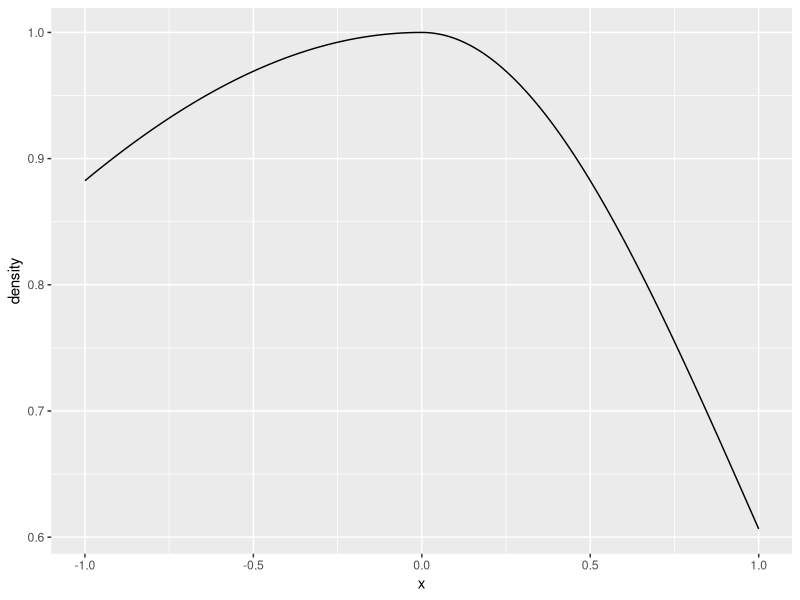
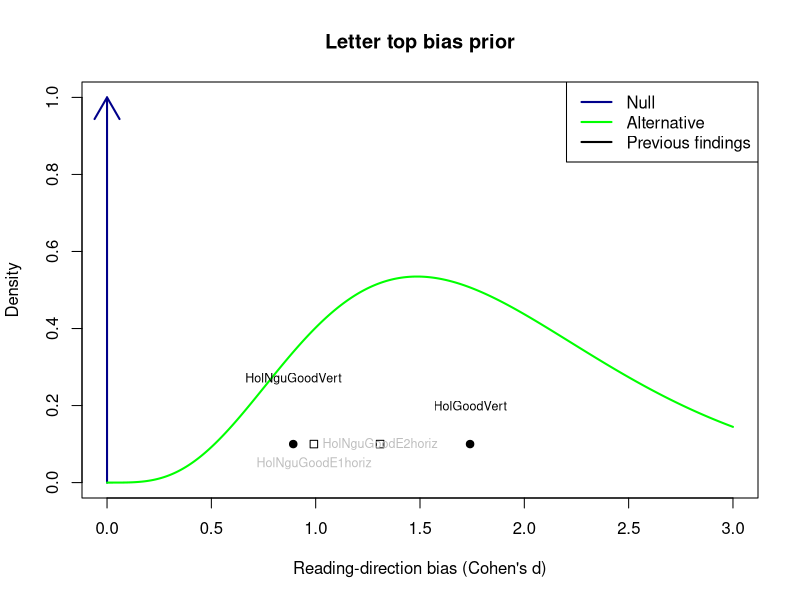
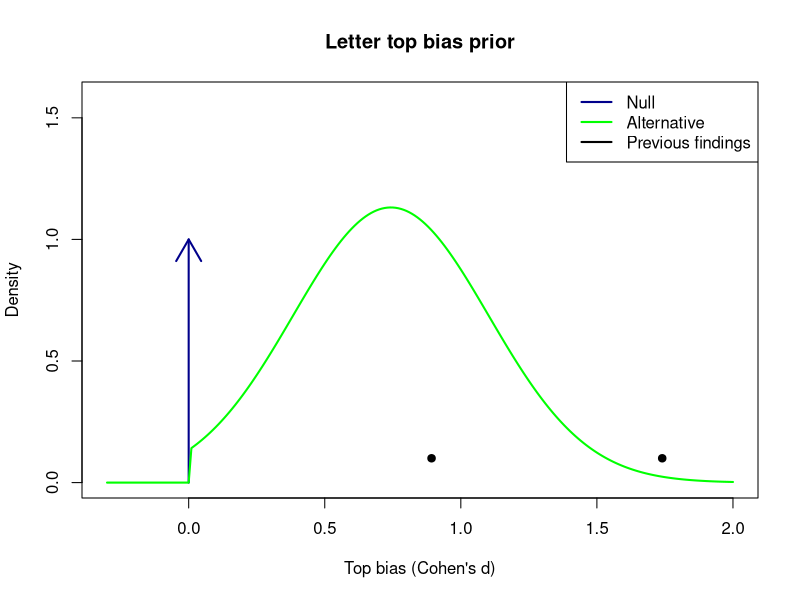

The R source for these figures, in order: (Note: this script raises an error after producing the figures.)
## ---- chunk 1
knitr::opts_chunk$set(echo = TRUE)
## ---- chunk 2
#E1, E2 refers to Holcombe Nguyen Goodbourn E1, E2
E1n<- 16
#Raw effect size plus standard error and sd
P1E1canonical=.23;  P1E1c_se = .058; P1E1c_sd = P1E1c_se * sqrt(E1n)
P1E1reversed= .062;  P1E1r_se = .07; P1E1r_sd = P1E1r_se * sqrt(E1n)
#To calculate sd of the bias diff, consider that the variances sum,
#therefore first sum the variances then convert back to standard deviation
#Although only true for *independent* random variables and these unlikely to be totally independent

E2n<- 24
P1E2canonical=.218; P1E2c_se =.034; P1E2c_sd= P1E2c_se * sqrt(E2n)
P1E2inverted=.017; P1E2i_se =.049; P1E2i_sd = P1E2i_se * sqrt(E2n)

P1E2vertUpright=.188; P1E2vu_se=.043; P1E2vu_sd = P1E2vu_se * sqrt(E2n)
P1E2vertInverted= -.07; P1E2vi_se=.049; P1E2vi_sd = P1E2vi_se * sqrt(E2n)

## ---- chunk 3
#Figure 4a
#Looks like for HolcombeNguyenGoodbourn the effect size calculations above are all of the difference scores, not the individual sides
# vertical difference d = 1.74, 95% CI [0.30, 0.50].  This is taken straight from the results section.
HolGoodVertCohensD = 1.74

## ---- chunk 4
cohensDsHoriz<-c(P1E1canonical/P1E1c_sd,
                 P1E2canonical/P1E2c_sd) 
cohensDsHorizLabels<-c("HolNguGoodE1horiz","HolNguGoodE2horiz")

cohensDs<-c(HolGoodVertCohensD,
            P1E2vertUpright / P1E2vu_sd) 
print(cohensDs)
cohensDslabels<-c("HolGoodVert", "HolNguGoodVert")
meanCohensD<-cohensDs[[1]]*.7 + cohensDs[[2]]*.3  #mean(cohensDs)
## ---- chunk 5
wordHandicap=.5
## ---- chunk 6
wordPredictedCohensD<- meanCohensD * wordHandicap
## ---- chunk 7
priorSD<- sd(cohensDs)*0.6
## ---- chunk 8
# doubleGaussian = function(x, mean,sdLeft,sdRight) {
#   print(x)
#   if (x<mean) {
#     y = dnorm(x,mean,sdLeft)
#   } else {
#     y = dnorm(x,mean,sdRight)
#   }
#   y
# }

doubleGaussian = function(x, mean,sdLeft,sdRight) {
  #print(length(x))  # Most plotting functions send this a million numbers rather than one
  #A double gaussian is two half-gaussians with different sigmas. But to make them match up, I have to calculate the peak height of each and then rescale. The peak height is of course its value at the mean. I will scale each so that it peaks at 1.
  #It will then be rescaled later to make it a proper density function that integrates to 1.
  if (x<mean) { 
    leftPeakHeight = dnorm(mean,mean,sdLeft)
    dnorm(x,mean,sdLeft) / leftPeakHeight
  } else {
    rightPeakHeight = dnorm(mean,mean,sdRight)
    dnorm(x,mean,sdRight) / rightPeakHeight
  }
}

myDoubleGaussian = function(x) {
  doubleGaussian(x,0,2,1)
}

#Test that myDoubleGaussian is working.

#My doubleGaussian function is not vectorized so I can't use normal way of plotting. Maybe I should vectorize, but that would be a good deal of work.
#https://stackoverflow.com/questions/44730774/how-to-use-custom-functions-in-mutate-dplyr

library("dplyr")
df <- data.frame(x=seq(-1,1,.01))
df<- df %>% mutate(density=  mapply(function(x) myDoubleGaussian(x), x))
#df<- df %>% mutate(density=x) #mutate(density=myDoubleGaussian(x))

library('ggplot2')
ggplot(df, aes(x=x,y=density)) + geom_line() + xlab("x") 


## ---- chunk 9
#Specify hypothesis, technically alternative hypothesis (up to constant of proportionality) for letters
modalEffectSize = meanCohensD
  
lo=0 #lower bound of support
hi=Inf #upper bound of support

#Define integrable prior - must be function of only the integrand
altHypothesisLtrs=function(delta) {
  #for gamma function, mode is (k-1)theta where k is what I call the location parameter but they call shape parameter
  sigma= priorSD

  # modalEffectSize = (k-1)*sigma
  # k-1 = modalEffectSize/sigma
  # k = modalEffectSize/sigma + 1
  location= modalEffectSize/sigma + 1  
  #y= dnorm(delta,location,sigma)
  y= dgamma(delta, location, scale = sigma)

  y=y*as.integer(delta>lo)*as.integer(delta<hi) #multiply by zero if outside of support
}
#Normalize alternative density in case is not already
#Calculate normalization factor - fraction to multiply prior by so it will integrate to 1
K=1/integrate(altHypothesisLtrs,lower=lo,upper=hi)$value 

#Thus final prior is the normalized function
priorLtrs=function(delta) K*altHypothesisLtrs(delta)
## ---- chunk 10

#delta=seq(-.2,1.2,.01)

dDomain=seq(0,3,.01)

#Plot Alternative as a density and Null as a point arrow
maxAlt=max(priorLtrs(dDomain))

plot(dDomain,priorLtrs(dDomain),typ='n',xlab="Reading-direction bias (Cohen's d)",ylab="Density",ylim=c(0,max(1,1.4*maxAlt)),main="Letter top bias prior")
#typ 'n' means invisible, and it's the lines command that actually plots the points.
arrows(0,0,0,1,col='darkblue',lwd=2)
lines(dDomain,priorLtrs(dDomain),col='green',lwd=2)
legend("topright",legend=c("Null","Alternative","Previous findings"),col=c('darkblue','green','black'),lwd=2)
points(cohensDs, rep(.1,length(cohensDs)),pch=19) #plot previous vertical effect sizes
text(cohensDs, c(.2,.27), cohensDslabels,cex=.75)

points(cohensDsHoriz, rep(.1,length(cohensDsHoriz)),pch=0) #plot previous horizontal arrangement effect sizes
text(cohensDsHoriz, c(.05,.1), cohensDsHorizLabels,cex=.75, col="grey")

## ---- chunk 11
#Specify hypothesis, technically alternative hypothesis (up to constant of proportionality) for words
modalEffectSize = wordPredictedCohensD
  
lo=0 #lower bound of support
hi=Inf #upper bound of support

#Define integrable prior - must be function of only the integrand
altHypothesisWords=function(delta) {
  mean= modalEffectSize
  sigma= priorSD
  y= dnorm(delta,mean,sigma)
  y=y*as.integer(delta>lo)*as.integer(delta<hi) #multiply by zero if outside of support
}
#Normalize alternative density in case is not already
#Calculate normalization factor - fraction to multiply prior by so it will integrate to 1
K=1/integrate(altHypothesisWords,lower=lo,upper=hi)$value 

#Thus final prior is the normalized function
priorWords=function(delta) K*altHypothesisWords(delta)
## ---- chunk 12

#delta=seq(-.2,1.2,.01)

dDomain=seq(-.3,2,.01)

 #Plot Alternative as a density and Null as a point arrow
 maxAlt=max(priorWords(dDomain))
 plot(dDomain,priorWords(dDomain),typ='n',xlab="Top bias (Cohen's d)",ylab="Density",ylim=c(0,1.4*maxAlt),main="Letter top bias prior")
 arrows(0,0,0,1,col='darkblue',lwd=2)
 lines(dDomain,priorWords(dDomain),col='green',lwd=2)
 legend("topright",legend=c("Null","Alternative","Previous findings"),col=c('darkblue','green','black'),lwd=2)
 
 points(cohensDs, rep(.1,length(cohensDs)),pch=19) #plot previous effect sizes
 text(cohensDs, c(.25,.35), labels,cex=.75)
